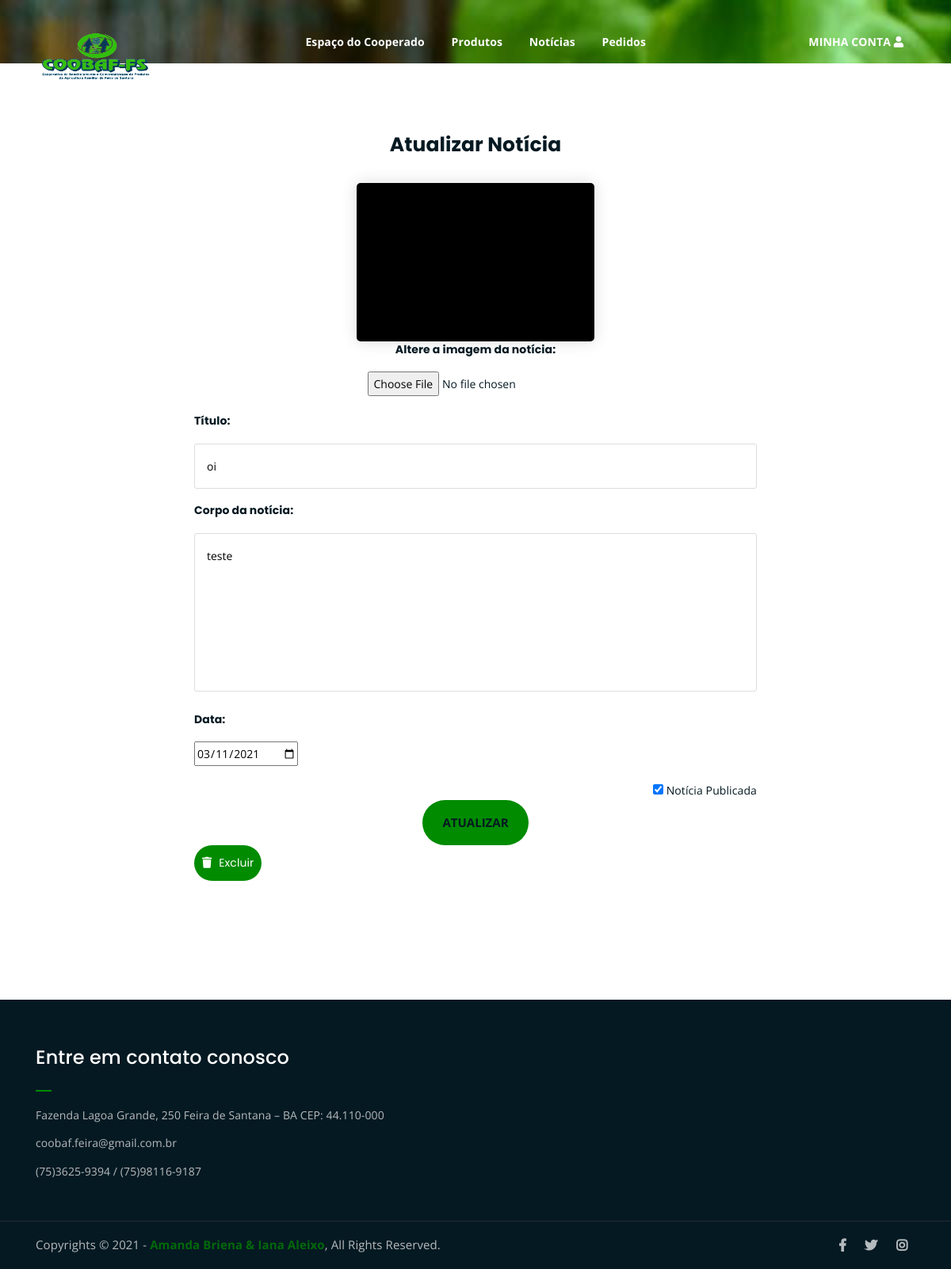
The page /atualizar_noticia.php?noticia=1 (signed in) on the database its author committed.
### tables this page shows
CREATE TABLE IF NOT EXISTS noticia (
  id_noticia smallint(10) not null primary key AUTO_INCREMENT,
  titulo varchar(45) NOT NULL,
  corpo varchar(1500) NOT NULL,
  imagem varchar(100) not null,
  data date not null,
  status tinyint(1) NOT NULL,
  visibilidade tinyint(1)
);

### atualizar_noticia.php (the view, shortened to what this page needs)
<?php
    include("conexao_db/conexao.php");
	$id_noticia = $_GET['noticia'];
	$resultado = mysqli_query($connect,"SELECT * FROM noticia where id_noticia = '$id_noticia'") or die("erro ao selecionar");
	while($row = mysqli_fetch_assoc($resultado)){
?>
<!DOCTYPE html>
<html lang="en">
<head>
	<?php require_once("src/components/head.php");?>
</head>
<body>
	<?php require_once("src/components/menu_coop.php");?>
	<div class="breadcrumb-section2 breadcrumb-bg">
	</div>
	<div class="contact-from-section mt-80 mb-150">
		<div class="container">
				<div class="col-lg-8 offset-lg-2">
					<div class="form-title text-center">
						<h2>Atualizar Notícia</h2>
					</div>
					<div class="cadastro-form">
						<form action = "conexao_db/atualizarNoticia.php" method="POST" enctype="multipart/form-data" >
                            <div class="single-product-img mb-4">
								<img src='assets/img-upload/<?php echo $row['imagem'];  ?>' alt="">
								<h6>Altere a imagem da notícia:</h6>
								<input name="arquivo" type="file">
							</div>
							<h6>Título:</h6>
                            <p>
                                <input type="text" placeholder="Título" name="titulo" id="titulo" value = "<?php echo $row['titulo']; ?>">
							</p>
                            <h6>Corpo da notícia:</h6>
                            <p>
                                <textarea placeholder="Corpo" name="corpo" id="corpo"><?php echo $row['corpo']; ?></textarea>
							</p>
                            <h6>Data:</h6>
							<p>
                                <input type="date" placeholder="Data" name="data" id="data" value='<?php echo $row['data']; date("Y-m-d"); ?>'>
                            </p>
							<div class= "text-right">
                            <input name = "status" type="checkbox" <?php if($row['status']==1) echo 'checked'; }?>>
								<label class="form-check-label"> Notícia Publicada</label>
							</div>
							<div>
							<input type="submit" value="Atualizar"></div>
						</form>
                        <a data-toggle='modal' data-target='#exampleModal<?php echo $row['id_noticia'];?>' class='cart-btn'><i class='fas fa-trash'></i> Excluir</a>
					</div>
				</div>
		</div>
	</div>
	<?php require_once("src/components/footer.php");?>
</body>
</html>

### src/components/menu_coop.php (shortened to what this page needs)
<div class="top-header-area" id="sticker">
		<div class="container">
			<div class="row">
				<div class="col-lg-12 col-sm-12 text-center">
					<div class="main-menu-wrap">
						<div class="site-logo">
							<a href="../../index.php">
								<img src="assets\img\logo.png" alt="">
							</a>
						</div>
						<nav class="main-menu">
							<ul>
								<li><a href="cooperado.php">Espaço do Cooperado</a></li>
                                <li><a href="ger_produtos.php">Produtos</a>
								</li>
                                <li><a href="ger_noticias.php">Notícias</a>
								</li>
                                <li><a href="ger_pedidos.php">Pedidos</a></li>
								<li><a class='shopping-cart' href='#'>MINHA CONTA <i class="fa fa-user"></i></a>
								</li>
							</ul>
						</nav>
					</div>
				</div>
			</div>
		</div>
</div>

### assets/css/main.css (style rules this page uses)
html { font-size: 14px; font-weight: 400; line-height: 28px; height: 100%; }
body { font-family: "Open Sans", sans-serif; font-weight: 400; font-size: 1rem; letter-spacing: 0.1px; line-height: 1.8; color: #051922; overflow-x: hidden; }
body img { max-width: 100%; }
a { cursor: pointer; text-decoration: none; -webkit-transition: all 0.2s ease-in-out; -o-transition: all 0.2s ease-in-out; transition: all 0.2s ease-in-out; }
h1, .h1, h2, .h2, h3, .h3, h4, .h4, h5, .h5, h6, .h6 { font-family: "Poppins", sans-serif; font-weight: 700; margin: 0 0 1.25rem 0; color: #051922; }
h1:last-child, .h1:last-child, h2:last-child, .h2:last-child, h3:last-child, .h3:last-child, h4:last-child, .h4:last-child, h5:last-child, .h5:last-child, h6:last-child, .h6:last-child { margin: 0; }
h2, .h2 { font-size: 3rem; font-weight: 700; line-height: 3.25rem; }
h6, .h6 { font-size: 1rem; font-weight: 700; line-height: 1.5rem; }
p { font-family: "Open Sans", sans-serif; font-weight: 400; font-size: 1rem; letter-spacing: 0.1px; line-height: 1.8; color: #051922; margin: 0 0 1.25rem 0; }
.mt-80 { margin-top: 80px; }
.mb-150 { margin-bottom: 150px; }
a.boxed-btn, a.bordered-btn, a.cart-btn, .bt-pedidos, button.cart-btn { border-radius: 50px; }
.breadcrumb-bg { background-image: url(../img/breadcrumb-bg.jpg); }
.breadcrumb-section2 { padding: 40px 0; background-size: cover; background-position: center center; position: relative; z-index: 1; background-attachment: fixed; }
.top-header-area { position: absolute; z-index: 999; width: 100%; padding: 25px 0; }
nav.main-menu ul { margin: 0; padding: 0; list-style: none; }
nav.main-menu ul li { display: inline-block; }
nav.main-menu ul li a { color: #fff; font-weight: 700; display: block; padding: 15px; }
nav.main-menu ul > li { position: relative; }
nav.main-menu ul li:last-child a { display: inline-block; }
nav.main-menu > ul li:last-child { float: right; }
.site-logo { float: left; max-width: 150px; }
.main-menu-wrap { position: relative; }
.site-logo { padding: 6px 0; }
nav.main-menu li a { -webkit-transition: 0.3s; -o-transition: 0.3s; transition: 0.3s; }
.top-header-area { -webkit-transition: 0.3s; -o-transition: 0.3s; transition: 0.3s; }
input[type="submit"] { -webkit-transition: 0.3s; -o-transition: 0.3s; transition: 0.3s; border-radius: 50px !important; }
a.cart-btn, button.cart-btn { -webkit-transition: 0.3s; -o-transition: 0.3s; transition: 0.3s; }
html, body { height: 100%; }
input[type="submit"] { background-color: #008B00; color: #051922; font-weight: 700; text-transform: uppercase; font-size: 15px; border: none !important; cursor: pointer; padding: 15px 25px; border-radius: 3px; }
.form-title { margin-bottom: 25px; }
.form-title h2 { font-size: 25px; }
.cadastro-form form p input[type=password], .cadastro-form form p input[type=email], .cadastro-form form p input[type=text], .cadastro-form form p input[type=tel], .cadastro-form form p select, .cadastro-form form p input[type=number] { width: 100%; padding: 15px; border: 1px solid #ddd; border-radius: 3px; }
.cadastro-form form div { text-align: center; }
.contact-form form p textarea, .cadastro-form form p textarea { border: 1px solid #ddd; padding: 15px; height: 200px; border-radius: 3px; width: 100%; resize: none; }
a.cart-btn, button.cart-btn { font-family: 'Poppins', sans-serif; display: inline-block; background-color: #008B00; color: #fff; padding: 10px 10px; }
a.cart-btn i, button.cart-btn i { margin-right: 5px; }
.single-product-img img { border-radius: 5px; -webkit-box-shadow: 0 0 20px #ddd; box-shadow: 0 0 20px #ddd; }
.cadastro-form .single-product-img img { max-width:300px; width: auto; height: auto; }

### rows shown on the page
noticia: imagem (picture), titulo "oi", corpo "teste", data "03/11/2021", status "☑"
